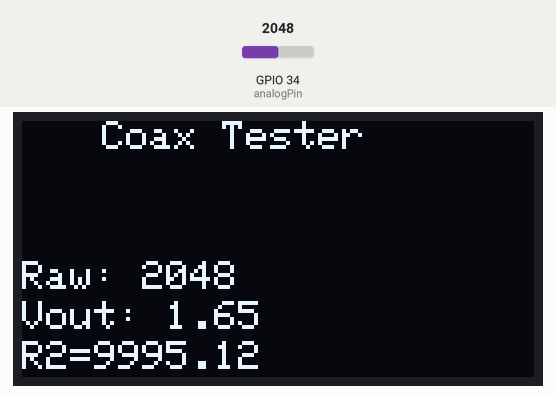
This sketch was run on a simulated ESP32. Shown: 128×64 one-colour display. Inputs (shaded band) come from the test bench; at power-on: GPIO 34 (analogPin) = 2048. What the sketch prints to the serial monitor is not drawn.

Above: at 3.4 s.
3.5 s: GPIO 34 (analogPin) set to 110
At 5.5 s:
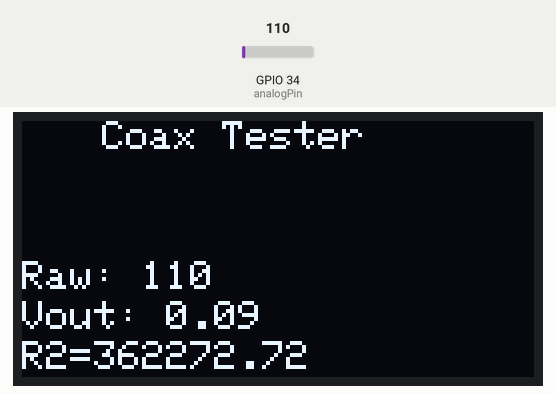
5.8 s: GPIO 34 (analogPin) set to 89
At 6.7 s:
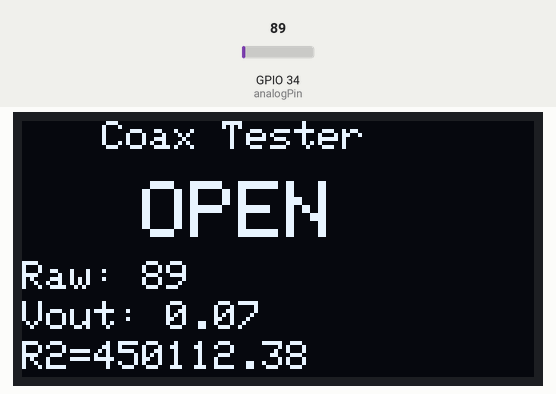
7.9 s: GPIO 34 (analogPin) set to 0
At 9.0 s:
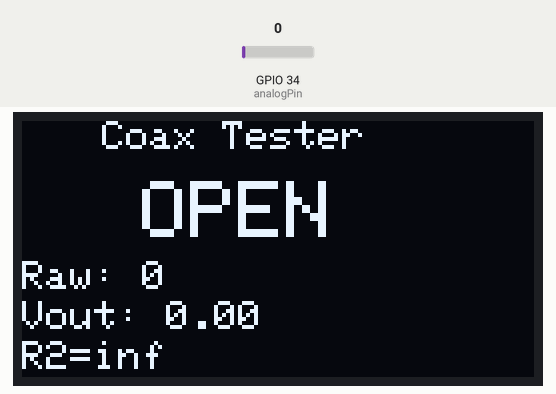
9.9 s: GPIO 34 (analogPin) set to 4040
At 11.2 s:
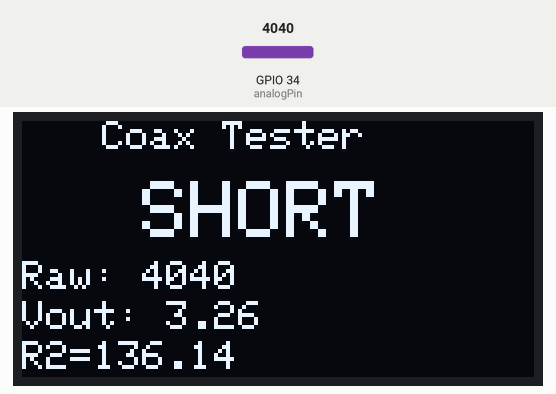
12.0 s: GPIO 34 (analogPin) set to 4095
At 13.4 s:
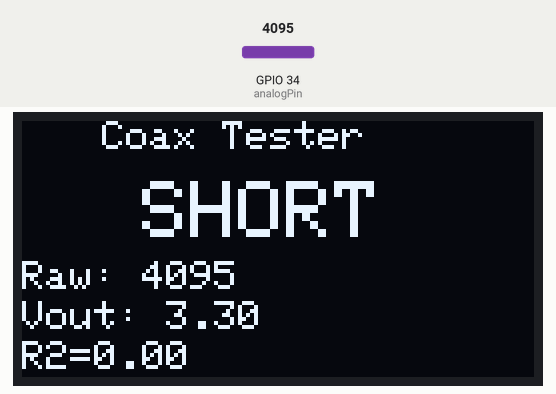
Timing chart, 0 to 15.0 s (numbered marks = the images above; inputs shaded):
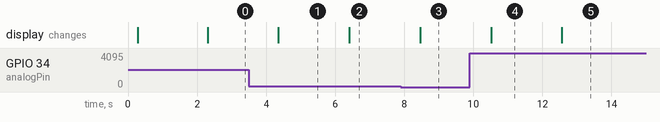

The sketch:

coaxTester_SSH1106.ino
```cpp
/* coaxtester.ino
   Tests coax cable to determine if there is a short or open circuit, or
   something in between
   The in-between is only accurate if the resistance is about the same value
   as the resistor in the test circuit.
   AA6BD hwd 2023-08-08
   derived from https://www.circuitbasics.com/arduino-ohm-meter/
   https://github.com/bhall66/LED-tester/blob/main/LED_tester/LED_tester.ino
   https://roboticsbackend.com/arduino-push-button-tutorial/
   http://www.gammon.com.au/switches pulldown resistor
   https://randomnerdtutorials.com/esp32-i2c-communication-arduino-ide/
   https://www.youtube.com/watch?v=WJXr9LEE0vk Build a Coax Tester
*/
#include <Wire.h>                                  // Arduino I2C library
#include <Adafruit_GFX.h>                          // Adafruit graphics library
//#include <Adafruit_SSD1306.h>                    // Adafruit OLED library for SSD1306
#include <Adafruit_SH110X.h>                       // Library for SH1106 controller

/* Uncomment the initialize the I2C address , uncomment only one, If you get a totally blank screen try the other*/
#define i2c_Address 0x3c //initialize with the I2C addr 0x3C Typically eBay OLED's
//#define i2c_Address 0x3d //initialize with the I2C addr 0x3D Typically Adafruit OLED's

//if you can't find I2C device, use this code to find valid I2C address
//https://randomnerdtutorials.com/esp32-i2c-communication-arduino-ide/

#define SCREEN_WIDTH       128                     // OLED display width, in pixels
#define SCREEN_HEIGHT       64                     // OLED display height, in pixels
#define OLED_RESET -1                              //   QT-PY / XIAO

// Declaration for an SSD1306 display connected to I2C (SDA, SCL pins)
//Adafruit_SSD1306 display(SCREEN_WIDTH, SCREEN_HEIGHT, &Wire, OLED_RESET);
// Declaration for an SSH1106 display connected to I2C
Adafruit_SH1106G display(SCREEN_WIDTH, SCREEN_HEIGHT, &Wire, OLED_RESET);

int analogPin = 34; //GPIO34 ADC6 physical5 to measure voltage

int raw = 0;
float Vin = 3.3;      // Vin to coax center pin
float Vout = 0;       // Vout from coax ground
float buffer = 0;
float R1 = 10000;   // R1 for open measuring
float R2 = 0;       // R2 resistance of coax

void setup(){
  Serial.begin(115200);             // initialize serial monitor
  delay(250);                       // wait for the OLED to power up
  //display.begin(SSD1306_SWITCHCAPVCC, i2c_Address);  //initialize SSD1306 display
  display.begin(i2c_Address, true); //initialize the SSH1106 display
  delay(2000);
}

void loop(){
  display.clearDisplay();
  display.setTextSize(1);
  //display.setTextColor(WHITE);        // for SSD1306
  display.setTextColor(SH110X_WHITE);   // for SSH1106
  display.setCursor(20, 0);
  // Display "Coax Tester"
  display.println("Coax Tester");

  raw = analogRead(analogPin);    //read voltage
  Serial.print("Raw:" );          // and display it
  Serial.println(raw);
  display.setTextSize(1);
  display.setCursor(0, 35);
  display.print("Raw: ");
  display.println(raw);

  if (raw>4000){                  // if coax is shorted,
    Serial.println("SHORT");      // display this
    display.setTextSize(2);
    display.setCursor(30,15);
    display.println("SHORT");
  }
  if (raw<100) {                  // if coax is open circuit,
    Serial.println("OPEN");       // display this
    display.setTextSize(2);
    display.setCursor(30,15);
    display.println("OPEN");
  }
  buffer = raw * Vin;            // compute Vout
  Vout = (buffer)/4095.0;
  buffer = (Vin/Vout) - 1;
  R2= R1 * buffer;
  Serial.print("Vout: ");        // display Vout
  Serial.println(Vout);
  Serial.print("R2: ");
  Serial.println(R2);            // display R2
  display.setTextSize(1);
  display.setCursor(0,45);
  display.print("Vout: ");
  display.print(Vout);
  display.setCursor(0,55);
  display.print("R2=");
  display.print(R2);

  display.display();              //display all of the lines
  delay(1000);                    //wait for a second then go back and do it again
}
```

Measured:
- the behaviour switches between 100 and 99 on GPIO 34 (analogPin) (found by bisection; images 1 and 2)
- after the input at 3.5 s, the display: changes after 0.86 s (image 1)
- after the input at 5.8 s, the display: changes after 0.61 s (image 2)
- after the input at 7.9 s, the display: changes after 0.56 s (image 3)
- after the input at 9.9 s, the display: changes after 0.61 s (image 4)
- after the input at 12.0 s, the display: changes after 0.57 s (image 5)
